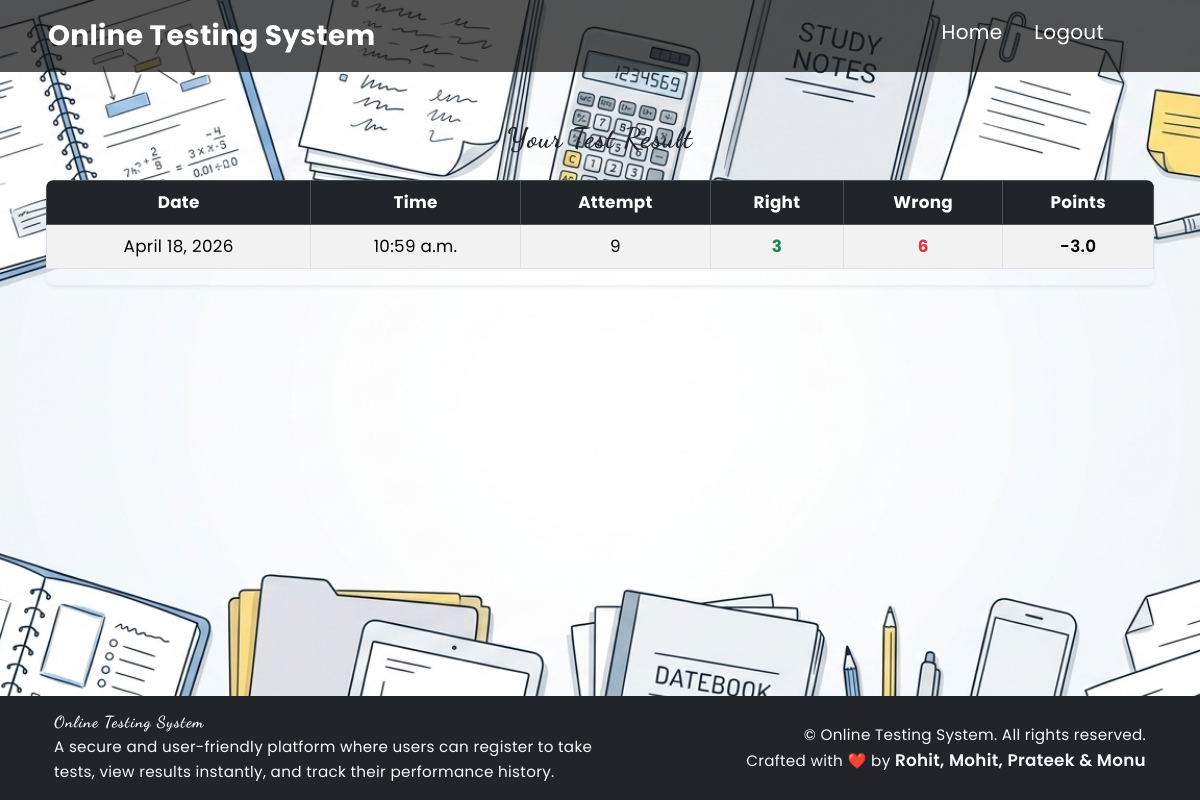
Page /result (signed in) on the committed database.
### OTS/models.py (models this page shows)
class Result(models.Model):
    resultid = models.BigAutoField(primary_key=True, auto_created=True)
    username = models.ForeignKey(Candidate, on_delete=models.CASCADE)
    test = models.ForeignKey(Test, on_delete=models.CASCADE, null=True, blank=True)
    teacher = models.ForeignKey('auth.User', on_delete=models.CASCADE, null=True, blank=True)
    date = models.DateField(auto_now=True)
    time = models.TimeField(auto_now=True)
    attempt = models.IntegerField()
    right = models.IntegerField()
    wrong = models.IntegerField()
    points = models.FloatField()
    tab_switches = models.IntegerField(default=0)
    copy_attempts = models.IntegerField(default=0)
    fullscreen_exits = models.IntegerField(default=0)
    class Meta:
        ordering = ['-points', 'date']

### OTS/views.py (the view)
# urls.py: path("result",          showTestResult,          name="result"),
def showTestResult(request):
    if "name" not in request.session:
        return HttpResponseRedirect(reverse("OTS:Loginform"))
    try:
        latest = Result.objects.filter(username_id=request.session["username"]).latest("resultid")
        result = [latest]
    except Result.DoesNotExist:
        result = []
    return render(request, "show_result.html", {"result": result})

### OTS/templates/show_result.html (shortened to what this page needs)
{% extends 'main.html' %}
{% block top%}
<nav class="navbar navbar-expand-lg">
  <div class="container-fluid ps-3 ps-md-5 pe-3 pe-md-5">
    <div class="fw-bold fs-3">Online Testing System</div>
    <div class="collapse navbar-collapse" id="navbarNavDropdown">
      <ul class="navbar-nav ms-auto mb-lg-2 px-4">
        <li class="nav-item me-3">
          <a class="nav-link active text-white fs-5" aria-current="page" href="{% url 'OTS:home' %}">Home</a>
        </li>
        <li class="nav-item me-3">
          <a class="nav-link active text-white fs-5" aria-current="page" href="{% url 'OTS:Logout' %}">Logout</a>
        </li>
      </ul>
    </div>
  </div>
</nav>
{% endblock%}
{% block content%}
<div class="container mt-3 mt-md-5 px-2 px-sm-3">
  <h2 class="fw-bold text-center mb-3 mb-md-4 fs-3 fs-md-2">Your Test Result</h2>
  <div class="table-responsive shadow-sm rounded-3">
    <table class="table table-bordered table-striped table-hover align-middle text-center">
      <thead class="table-dark">
        <tr>
          <th class="small-on-mobile">Date</th>
          <th class="small-on-mobile">Time</th>
          <th class="small-on-mobile">Attempt</th>
          <th class="small-on-mobile">Right</th>
          <th class="small-on-mobile">Wrong</th>
          <th class="small-on-mobile">Points</th>
        </tr>
      </thead>
      <tbody>
        {% for r in result %}
        <tr>
          <td class="small-on-mobile">{{ r.date }}</td>
          <td class="small-on-mobile">{{ r.time }}</td>
          <td class="small-on-mobile">{{ r.attempt }}</td>
          <td class="text-success fw-bold small-on-mobile">{{ r.right }}</td>
          <td class="text-danger fw-bold small-on-mobile">{{ r.wrong }}</td>
          <td class="fw-semibold small-on-mobile">{{ r.points }}</td>
        </tr>
        {% endfor %}
      </tbody>
    </table>
  </div>
</div>
{% endblock%}

### OTS/static/theme.css (style rules this page uses)
* { margin: 0; padding: 0; box-sizing: border-box; font-family: 'Poppins', sans-serif; }
:root { --bs-body-font-family: 'Poppins', sans-serif !important; --bs-body-font-size: 1.05rem; --bs-body-line-height: 1.6; }
body, p, a, div, span, td, th, button, input, select, textarea, label { font-family: 'Poppins', sans-serif !important; font-size: 1.05rem; line-height: 1.6; letter-spacing: 0.3px; }
h1, .h1, h2, .h2, h3, .h3, h4, .h4, h5, .h5, h6, .h6, .navbar-brand { font-family: 'Dancing Script', cursive !important; letter-spacing: 1px; }
h2, .h2 { font-size: 2.6rem !important; line-height: 1.3 !important; font-weight: 700 !important; }
html { height: 100%; }
body { min-height: 100%; width: 100%; margin: 0; overflow-x: hidden; }
.navbar { color: white; background-color: rgba(19, 19, 19, 0.72); }

### rows in the picture
Result: date "April 18, 2026", time "10:59 a.m.", attempt "9", right "3", wrong "6", points "-3.0"
